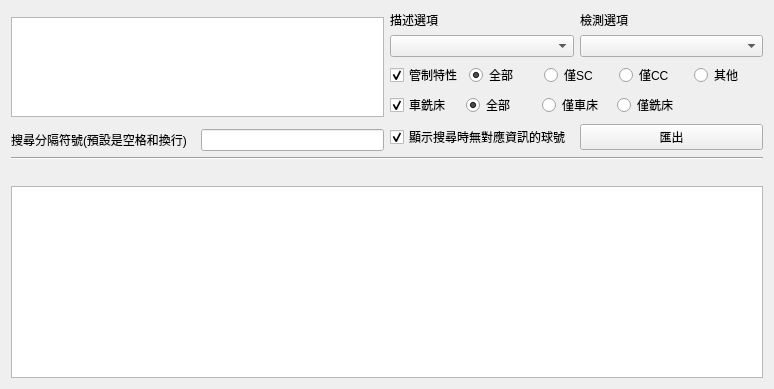
      <widget class="QWidget" name="tab_2">
       <attribute name="title">
        <string>球號資訊</string>
       </attribute>
       <layout class="QGridLayout" name="gridLayout_7">
        <item row="0" column="0" rowspan="4">
         <widget class="QPlainTextEdit" name="infoInput_plainTextEdit">
          <property name="sizePolicy">
           <sizepolicy hsizetype="Preferred" vsizetype="Fixed">
            <horstretch>0</horstretch>
            <verstretch>0</verstretch>
           </sizepolicy>
          </property>
          <property name="maximumSize">
           <size>
            <width>16777215</width>
            <height>100</height>
           </size>
          </property>
          <property name="toolTip">
           <string/>
          </property>
          <property name="whatsThis">
           <string/>
          </property>
          <property name="accessibleName">
           <string/>
          </property>
          <property name="accessibleDescription">
           <string/>
          </property>
          <property name="documentTitle">
           <string/>
          </property>
          <property name="readOnly">
           <bool>false</bool>
          </property>
          <property name="plainText">
           <string/>
          </property>
          <property name="placeholderText">
           <string>輸入球號搜尋，可多筆輸入 ex: 1 2 3 4</string>
          </property>
         </widget>
        </item>
        <item row="0" column="1">
         <layout class="QGridLayout" name="gridLayout_3">
          <item row="0" column="1">
           <widget class="QLabel" name="label_3">
            <property name="text">
             <string>描述選項</string>
            </property>
           </widget>
          </item>
          <item row="0" column="2">
           <widget class="QLabel" name="label_4">
            <property name="text">
             <string>檢測選項</string>
            </property>
           </widget>
          </item>
          <item row="1" column="1">
           <widget class="QComboBox" name="infoDescription_comboBox"/>
          </item>
          <item row="1" column="2">
           <widget class="QComboBox" name="infoMeasurement_comboBox">
            <property name="currentIndex">
             <number>-1</number>
            </property>
           </widget>
          </item>
         </layout>
        </item>
        <item row="1" column="1">
         <layout class="QHBoxLayout" name="horizontalLayout_10">
          <item>
           <widget class="QCheckBox" name="infoCharacteristic_checkBox">
            <property name="sizePolicy">
             <sizepolicy hsizetype="Minimum" vsizetype="Fixed">
              <horstretch>0</horstretch>
              <verstretch>0</verstretch>
             </sizepolicy>
            </property>
            <property name="text">
             <string>管制特性</string>
            </property>
            <property name="checked">
             <bool>true</bool>
            </property>
           </widget>
          </item>
          <item>
           <widget class="QRadioButton" name="infoCharacteristicAll_radioButton">
            <property name="enabled">
             <bool>true</bool>
            </property>
            <property name="text">
             <string>全部</string>
            </property>
            <property name="checkable">
             <bool>true</bool>
            </property>
            <property name="checked">
             <bool>true</bool>
            </property>
            <attribute name="buttonGroup">
             <string notr="true">infoCharacteristic_buttonGroup</string>
            </attribute>
           </widget>
          </item>
          <item>
           <widget class="QRadioButton" name="infoCharacteristicSC_radioButton">
            <property name="enabled">
             <bool>true</bool>
            </property>
            <property name="text">
             <string>僅SC</string>
            </property>
            <property name="checkable">
             <bool>true</bool>
            </property>
            <attribute name="buttonGroup">
             <string notr="true">infoCharacteristic_buttonGroup</string>
            </attribute>
           </widget>
          </item>
          <item>
           <widget class="QRadioButton" name="infoCharacteristicCC_radioButton">
            <property name="enabled">
             <bool>true</bool>
            </property>
            <property name="text">
             <string>僅CC</string>
            </property>
            <property name="checkable">
             <bool>true</bool>
            </property>
            <attribute name="buttonGroup">
             <string notr="true">infoCharacteristic_buttonGroup</string>
            </attribute>
           </widget>
          </item>
          <item>
           <widget class="QRadioButton" name="infoCharacteristicOther_radioButton">
            <property name="enabled">
             <bool>true</bool>
            </property>
            <property name="text">
             <string>其他</string>
            </property>
            <property name="checkable">
             <bool>true</bool>
            </property>
            <attribute name="buttonGroup">
             <string notr="true">infoCharacteristic_buttonGroup</string>
            </attribute>
           </widget>
          </item>
         </layout>
        </item>
        <item row="2" column="1">
         <layout class="QHBoxLayout" name="horizontalLayout_11">
          <item>
           <widget class="QCheckBox" name="infoCNC_checkBox">
            <property name="sizePolicy">
             <sizepolicy hsizetype="Minimum" vsizetype="Fixed">
              <horstretch>0</horstretch>
              <verstretch>0</verstretch>
             </sizepolicy>
            </property>
            <property name="minimumSize">
             <size>
              <width>0</width>
              <height>0</height>
             </size>
            </property>
            <property name="maximumSize">
             <size>
              <width>16777215</width>
              <height>16777215</height>
             </size>
            </property>
            <property name="text">
             <string>車銑床</string>
            </property>
            <property name="checkable">
             <bool>true</bool>
            </property>
            <property name="checked">
             <bool>true</bool>
            </property>
            <property name="tristate">
             <bool>false</bool>
            </property>
           </widget>
          </item>
          <item>
           <widget class="QRadioButton" name="infoCNC_All_radioButton">
            <property name="enabled">
             <bool>true</bool>
            </property>
            <property name="text">
             <string>全部</string>
            </property>
            <property name="checkable">
             <bool>true</bool>
            </property>
            <property name="checked">
             <bool>true</bool>
            </property>
            <attribute name="buttonGroup">
             <string notr="true">infoCNC_buttonGroup</string>
            </attribute>
           </widget>
          </item>
          <item>
           <widget class="QRadioButton" name="infoCNC_Turning_radioButton">
            <property name="enabled">
             <bool>true</bool>
            </property>
            <property name="text">
             <string>僅車床</string>
            </property>
            <property name="checkable">
             <bool>true</bool>
            </property>
            <attribute name="buttonGroup">
             <string notr="true">infoCNC_buttonGroup</string>
            </attribute>
           </widget>
          </item>
          <item>
           <widget class="QRadioButton" name="infoCNC_Milling_radioButton">
            <property name="enabled">
             <bool>true</bool>
            </property>
            <property name="text">
             <string>僅銑床</string>
            </property>
            <property name="checkable">
             <bool>true</bool>
            </property>
            <attribute name="buttonGroup">
             <string notr="true">infoCNC_buttonGroup</string>
            </attribute>
           </widget>
          </item>
          <item>
           <widget class="QLabel" name="label_9">
            <property name="text">
             <string/>
            </property>
           </widget>
          </item>
         </layout>
        </item>
        <item row="3" column="1" rowspan="2">
         <layout class="QHBoxLayout" name="horizontalLayout_2">
          <item>
           <widget class="QCheckBox" name="infoShowExtratBall_checkBox">
            <property name="text">
             <string>顯示搜尋時無對應資訊的球號</string>
            </property>
            <property name="checked">
             <bool>true</bool>
            </property>
           </widget>
          </item>
          <item>
           <widget class="QPushButton" name="infoExport_pushButton">
            <property name="text">
             <string>匯出</string>
            </property>
           </widget>
          </item>
         </layout>
        </item>
        <item row="4" column="0">
         <layout class="QHBoxLayout" name="horizontalLayout_3">
          <item>
           <widget class="QLabel" name="label_5">
            <property name="text">
             <string>搜尋分隔符號(預設是空格和換行)</string>
            </property>
           </widget>
          </item>
          <item>
           <widget class="QLineEdit" name="infoSeperate_lineEdit">
            <property name="sizePolicy">
             <sizepolicy hsizetype="Preferred" vsizetype="Fixed">
              <horstretch>0</horstretch>
              <verstretch>0</verstretch>
             </sizepolicy>
            </property>
            <property name="inputMask">
             <string/>
            </property>
            <property name="text">
             <string/>
            </property>
            <property name="placeholderText">
             <string/>
            </property>
           </widget>
          </item>
         </layout>
        </item>
        <item row="5" column="0" colspan="2">
         <widget class="Line" name="line_2">
          <property name="orientation">
           <enum>Qt::Orientation::Horizontal</enum>
          </property>
         </widget>
        </item>
        <item row="6" column="0">
         <spacer name="horizontalSpacer_4">
          <property name="orientation">
           <enum>Qt::Orientation::Horizontal</enum>
          </property>
          <property name="sizeHint" stdset="0">
           <size>
            <width>373</width>
            <height>20</height>
           </size>
          </property>
         </spacer>
        </item>
        <item row="6" column="1">
         <spacer name="horizontalSpacer_3">
          <property name="orientation">
           <enum>Qt::Orientation::Horizontal</enum>
          </property>
          <property name="sizeHint" stdset="0">
           <size>
            <width>373</width>
            <height>20</height>
           </size>
          </property>
         </spacer>
        </item>
        <item row="7" column="0" colspan="2">
         <widget class="CopyableTableView" name="info_tableView"/>
        </item>
       </layout>
      </widget>
